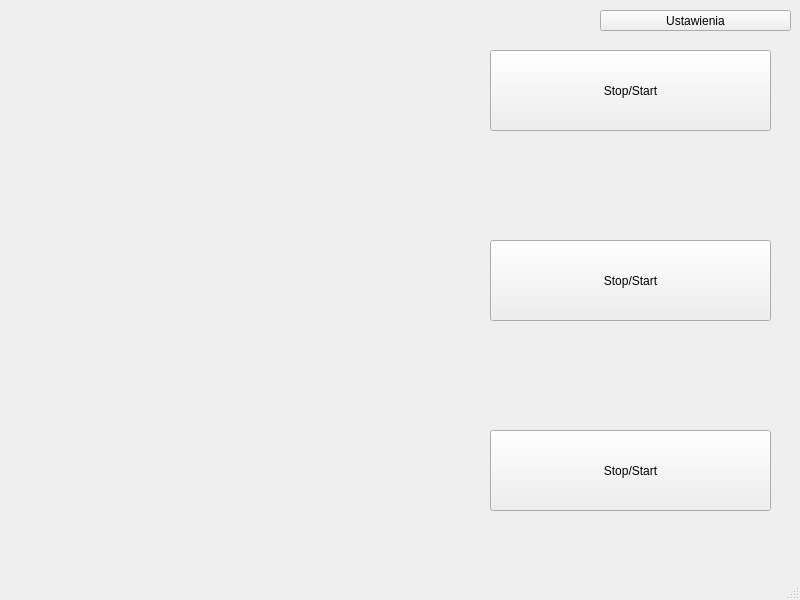
<?xml version="1.0" encoding="UTF-8"?>
<ui version="4.0">
 <class>MainWindow</class>
 <widget class="QMainWindow" name="MainWindow">
  <property name="geometry">
   <rect>
    <x>0</x>
    <y>0</y>
    <width>800</width>
    <height>600</height>
   </rect>
  </property>
  <property name="windowTitle">
   <string>MainWindow</string>
  </property>
  <widget class="QWidget" name="centralwidget">
   <widget class="QCustomPlot" name="wykresSinus" native="true">
    <property name="geometry">
     <rect>
      <x>20</x>
      <y>10</y>
      <width>451</width>
      <height>161</height>
     </rect>
    </property>
   </widget>
   <widget class="QPushButton" name="toggleSinus">
    <property name="geometry">
     <rect>
      <x>490</x>
      <y>50</y>
      <width>281</width>
      <height>81</height>
     </rect>
    </property>
    <property name="text">
     <string>Stop/Start</string>
    </property>
   </widget>
   <widget class="QCustomPlot" name="wykresProstokat" native="true">
    <property name="geometry">
     <rect>
      <x>20</x>
      <y>200</y>
      <width>451</width>
      <height>161</height>
     </rect>
    </property>
   </widget>
   <widget class="QCustomPlot" name="wykresPila" native="true">
    <property name="geometry">
     <rect>
      <x>20</x>
      <y>390</y>
      <width>451</width>
      <height>161</height>
     </rect>
    </property>
   </widget>
   <widget class="QPushButton" name="toggleProstokat">
    <property name="geometry">
     <rect>
      <x>490</x>
      <y>240</y>
      <width>281</width>
      <height>81</height>
     </rect>
    </property>
    <property name="text">
     <string>Stop/Start</string>
    </property>
   </widget>
   <widget class="QPushButton" name="togglePila">
    <property name="geometry">
     <rect>
      <x>490</x>
      <y>430</y>
      <width>281</width>
      <height>81</height>
     </rect>
    </property>
    <property name="text">
     <string>Stop/Start</string>
    </property>
   </widget>
   <widget class="QPushButton" name="settings">
    <property name="geometry">
     <rect>
      <x>600</x>
      <y>10</y>
      <width>191</width>
      <height>21</height>
     </rect>
    </property>
    <property name="text">
     <string>Ustawienia</string>
    </property>
   </widget>
  </widget>
  <widget class="QMenuBar" name="menubar">
   <property name="geometry">
    <rect>
     <x>0</x>
     <y>0</y>
     <width>800</width>
     <height>21</height>
    </rect>
   </property>
  </widget>
  <widget class="QStatusBar" name="statusbar"/>
 </widget>
 <customwidgets>
  <customwidget>
   <class>QCustomPlot</class>
   <extends>QWidget</extends>
   <header>qcustomplot.h</header>
   <container>1</container>
  </customwidget>
 </customwidgets>
 <resources/>
 <connections/>
</ui>
